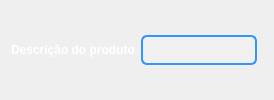
                  <widget class="QFrame" name="frame_descricao_produto">
                   <property name="sizePolicy">
                    <sizepolicy hsizetype="Expanding" vsizetype="Expanding">
                     <horstretch>0</horstretch>
                     <verstretch>0</verstretch>
                    </sizepolicy>
                   </property>
                   <property name="maximumSize">
                    <size>
                     <width>16777212</width>
                     <height>16777215</height>
                    </size>
                   </property>
                   <property name="frameShape">
                    <enum>QFrame::NoFrame</enum>
                   </property>
                   <property name="frameShadow">
                    <enum>QFrame::Raised</enum>
                   </property>
                   <layout class="QHBoxLayout" name="horizontalLayout_6">
                    <item>
                     <layout class="QHBoxLayout" name="layout_descricao_produto">
                      <item>
                       <widget class="QLabel" name="label_descricao_produto_3">
                        <property name="sizePolicy">
                         <sizepolicy hsizetype="Expanding" vsizetype="Expanding">
                          <horstretch>0</horstretch>
                          <verstretch>0</verstretch>
                         </sizepolicy>
                        </property>
                        <property name="styleSheet">
                         <string notr="true">QLabel {
    color: white;
    text-align: center; /* Centraliza o texto horizontalmente */
    vertical-align: middle; /* Centraliza o texto verticalmente */
}
</string>
                        </property>
                        <property name="text">
                         <string>&lt;html&gt;&lt;head/&gt;&lt;body&gt;&lt;p&gt;&lt;span style=&quot; font-weight:600;&quot;&gt;Descrição do produto&lt;/span&gt;&lt;/p&gt;&lt;/body&gt;&lt;/html&gt;</string>
                        </property>
                       </widget>
                      </item>
                      <item>
                       <widget class="QLineEdit" name="txt_descricao_produto_3">
                        <property name="sizePolicy">
                         <sizepolicy hsizetype="Expanding" vsizetype="Expanding">
                          <horstretch>0</horstretch>
                          <verstretch>0</verstretch>
                         </sizepolicy>
                        </property>
                        <property name="maximumSize">
                         <size>
                          <width>16777215</width>
                          <height>30</height>
                         </size>
                        </property>
                        <property name="styleSheet">
                         <string notr="true">QLineEdit {
    background-color: rgb(240, 240, 240); /* Cor de fundo cinza claro */
    border: 2px solid rgb(50, 150, 250); /* Borda azul */
    border-radius: 6px; /* Cantos arredondados */
    padding: 3px; /* Espaçamento interno */
}
</string>
                        </property>
                       </widget>
                      </item>
                      <item>
                       <widget class="QFrame" name="frame_erro_descricao">
                        <property name="sizePolicy">
                         <sizepolicy hsizetype="Expanding" vsizetype="Expanding">
                          <horstretch>0</horstretch>
                          <verstretch>0</verstretch>
                         </sizepolicy>
                        </property>
                        <property name="maximumSize">
                         <size>
                          <width>21</width>
                          <height>21</height>
                         </size>
                        </property>
                        <property name="frameShape">
                         <enum>QFrame::NoFrame</enum>
                        </property>
                        <property name="frameShadow">
                         <enum>QFrame::Raised</enum>
                        </property>
                       </widget>
                      </item>
                     </layout>
                    </item>
                   </layout>
                  </widget>
